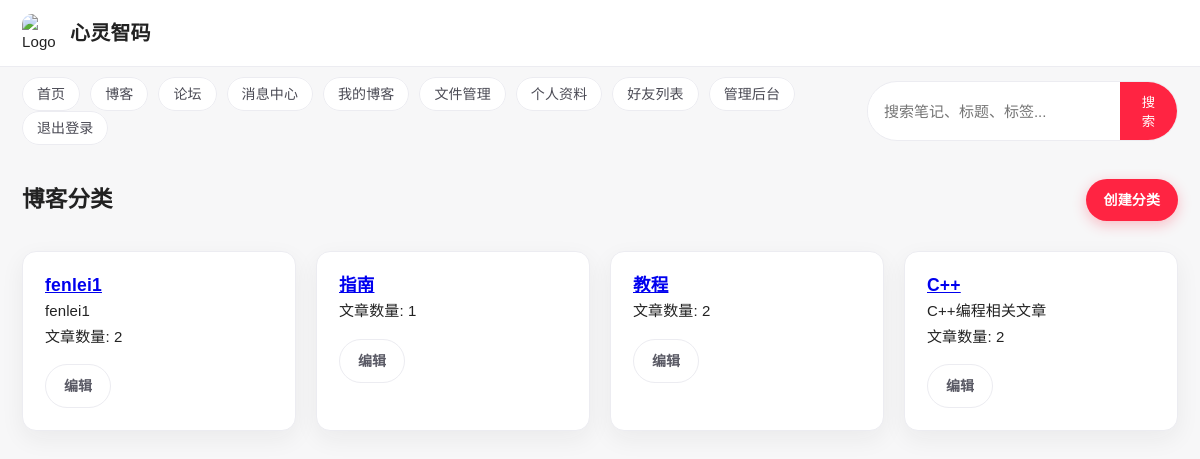
/blog/categories/ (signed in), run on the app's committed database.
### blog/models.py (models this page shows, shortened)
class Category(models.Model):
    name = models.CharField(max_length=100, unique=True)
    slug = models.SlugField(max_length=100, unique=True)
    description = models.TextField(blank=True)
    created_at = models.DateTimeField(auto_now_add=True)

### blog/views.py (the view)
# urls.py: path('categories/', CategoryListView.as_view(), name='category_list'),
class CategoryListView(ListView):
    model = Category
    template_name = 'blog/category_list.html'
    context_object_name = 'categories'

### blog/templates/blog/category_list.html (shortened to what this page needs)
{% extends 'base.html' %}
{% block content %}
    <div style="display: flex; justify-content: space-between; align-items: center; margin-bottom: 30px;">
        <h2>博客分类</h2>
        {% if user.is_authenticated %}
            <a href="{% url 'create_category' %}" class="btn">创建分类</a>
        {% endif %}
    </div>
    {% if categories %}
        <div style="display: grid; grid-template-columns: repeat(auto-fit, minmax(250px, 1fr)); gap: 20px;">
            {% for category in categories %}
                <div class="card">
                    <h3><a href="{% url 'category_detail' category.slug %}">{{ category.name }}</a></h3>
                    <p>{{ category.description }}</p>
                    <p>文章数量: {{ category.posts.count }}</p>
                    {% if user.is_authenticated %}
                        <div style="margin-top: 15px;">
                            <a href="{% url 'update_category' category.slug %}" class="btn btn-secondary" style="margin-right: 10px;">编辑</a>
                        </div>
                    {% endif %}
                </div>
            {% endfor %}
        </div>
    {% endif %}
{% endblock %}

### templates/base.html (style rules this page uses)
* { margin: 0; padding: 0; box-sizing: border-box; }
:root { --xhs-red: #ff2442; --xhs-red-deep: #e51f3c; --xhs-bg: #f7f7f8; --xhs-card: #ffffff; --xhs-text: #222; --xhs-subtext: #7a7a85; --xhs-border: #ececf1; --xhs-shadow: 0 8px 24px rgba(27, 27, 33, 0.06); }
body { font-family: "PingFang SC", "Microsoft YaHei", Arial, sans-serif; line-height: 1.6; font-size: 15px; letter-spacing: 0.1px; color: var(--xhs-text); background: var(--xhs-bg); }
h1, h2, h3, h4 { line-height: 1.35; letter-spacing: 0.2px; }
p { line-height: 1.7; }
.card { background: var(--xhs-card); border-radius: 14px; padding: 22px; box-shadow: var(--xhs-shadow); margin-bottom: 25px; transition: all 0.3s ease; border: 1px solid var(--xhs-border); }
.btn { display: inline-block; padding: 10px 18px; background: var(--xhs-red); color: white; border: none; border-radius: 999px; cursor: pointer; font-size: 14px; font-weight: 600; transition: all 0.3s ease; text-decoration: none; box-shadow: 0 4px 14px rgba(255, 36, 66, 0.28); }
.btn-secondary { background: #fff; color: #5a5a65; border: 1px solid var(--xhs-border); box-shadow: none; }

### data on the page
Category: name "fenlei1", description "fenlei1", posts.count "2"
Category: name "指南", posts.count "1"
Category: name "教程", posts.count "2"
Category: name "C++", description "C++编程相关文章", posts.count "2"
